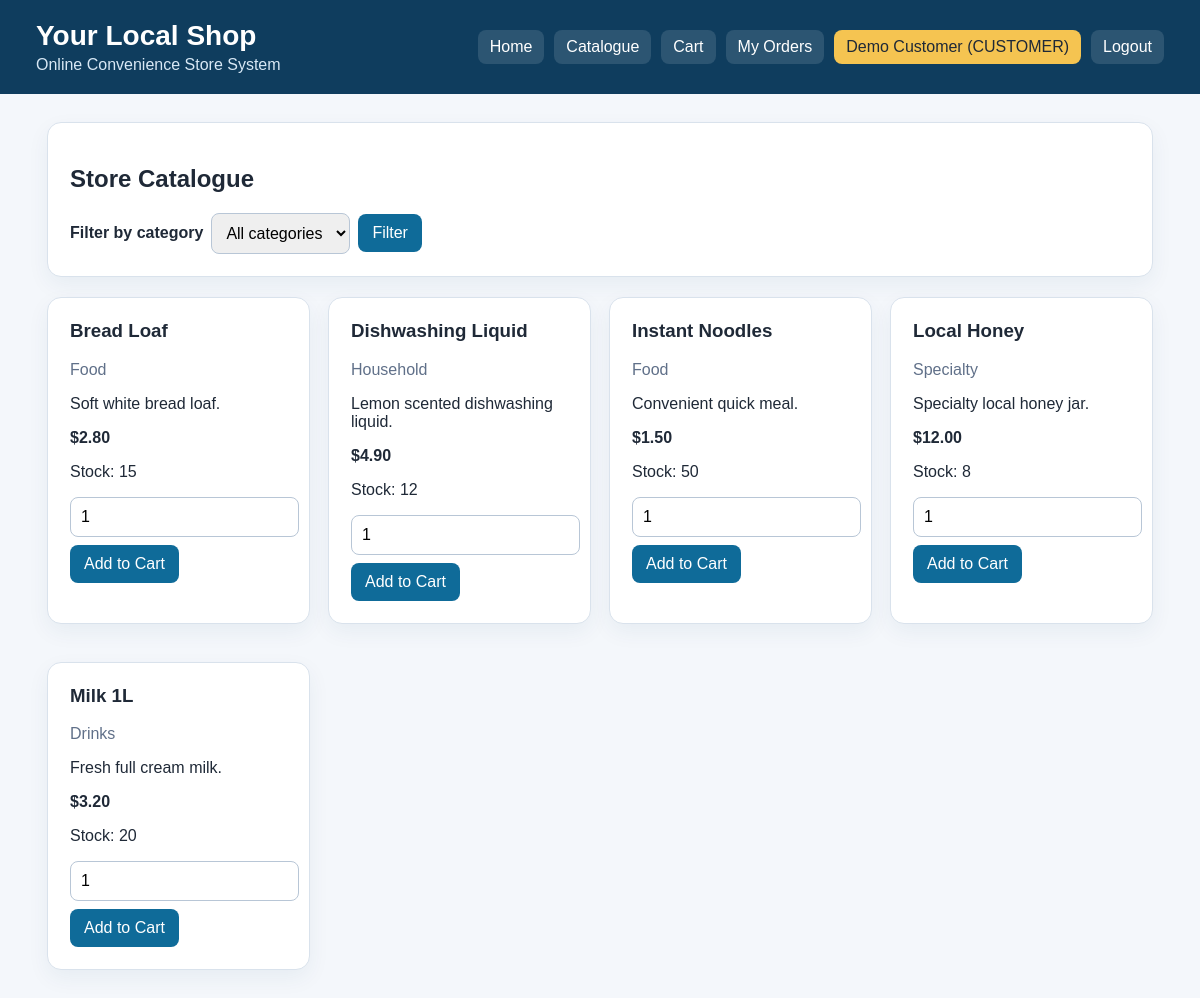
The page /catalogue (signed in) on the database its author committed.
### tables this page shows
CREATE TABLE users (
        id INTEGER PRIMARY KEY AUTOINCREMENT,
        role TEXT NOT NULL CHECK(role IN ('CUSTOMER', 'STAFF')),
        name TEXT NOT NULL,
        email TEXT NOT NULL UNIQUE,
        password TEXT NOT NULL,
        address TEXT
    );

CREATE TABLE products (
        id INTEGER PRIMARY KEY AUTOINCREMENT,
        name TEXT NOT NULL,
        category_id INTEGER NOT NULL,
        price REAL NOT NULL CHECK(price >= 0),
        stock_quantity INTEGER NOT NULL CHECK(stock_quantity >= 0),
        description TEXT,
        FOREIGN KEY(category_id) REFERENCES product_categories(id)
    );

CREATE TABLE product_categories (
        id INTEGER PRIMARY KEY AUTOINCREMENT,
        name TEXT NOT NULL UNIQUE
    );

### yls_app/routes.py (the view)
@main_bp.route("/catalogue")
def catalogue():
    category_id = request.args.get("category_id", type=int)
    categories = StoreCatalogueService.list_categories()
    products = StoreCatalogueService.list_products(category_id)
    return render_template(
        "catalogue.html",
        categories=categories,
        products=products,
        selected_category_id=category_id,
    )

### yls_app/database.py (called while the page is built)
def get_db():
    if "db" not in g:
        g.db = sqlite3.connect(DB_PATH)
        g.db.row_factory = sqlite3.Row
        g.db.execute("PRAGMA foreign_keys = ON")
    return g.db

def query_one(sql, params=()):
    return get_db().execute(sql, params).fetchone()

def query_all(sql, params=()):
    return get_db().execute(sql, params).fetchall()

### yls_app/routes.py (called while the page is built)
def current_user():
    user_id = session.get("user_id")
    if not user_id:
        return None
    return query_one("SELECT * FROM users WHERE id = ?", (user_id,))

@main_bp.app_context_processor
def inject_user():
    return {"current_user": current_user()}

### yls_app/services.py (called while the page is built, shortened)
    @staticmethod
    def list_categories():
        return query_all("SELECT * FROM product_categories ORDER BY name")

    @staticmethod
    def list_products(category_id=None):
        return query_all("""
            SELECT p.*, c.name AS category
            FROM products p
            JOIN product_categories c ON c.id = p.category_id
            ORDER BY p.name
        """)

### yls_app/templates/catalogue.html (shortened to what this page needs)
{% extends "base.html" %}
{% block content %}
<section class="card">
    <h2>Store Catalogue</h2>
    <form method="get" class="inline-form">
        <label>Filter by category</label>
        <select name="category_id">
            <option value="">All categories</option>
        </select>
        <button type="submit">Filter</button>
    </form>
</section>
<section class="product-grid">
    {% for product in products %}
    <article class="product-card">
        <h3>{{ product.name }}</h3>
        <p class="muted">{{ product.category }}</p>
        <p>{{ product.description }}</p>
        <p><strong>${{ "%.2f"|format(product.price) }}</strong></p>
        <p>Stock: {{ product.stock_quantity }}</p>
        {% if current_user and current_user.role == 'CUSTOMER' %}
        <form method="post" action="{{ url_for('main.add_to_cart') }}" class="inline-form">
            <input type="number" name="quantity" value="1" min="1">
            <button type="submit">Add to Cart</button>
        </form>
        {% endif %}
    </article>
    {% endfor %}
</section>
{% endblock %}

### yls_app/templates/base.html (shortened to what this page needs)
<!doctype html>
<html lang="en">
<head>
    <link rel="stylesheet" href="{{ url_for('static', filename='style.css') }}">
</head>
<body>
<header class="topbar">
    <div>
        <h1>Your Local Shop</h1>
        <p>Online Convenience Store System</p>
    </div>
    <nav>
        <a href="{{ url_for('main.index') }}">Home</a>
        <a href="{{ url_for('main.catalogue') }}">Catalogue</a>
        {% if current_user and current_user.role == 'CUSTOMER' %}
            <a href="{{ url_for('main.cart') }}">Cart</a>
            <a href="{{ url_for('main.my_orders') }}">My Orders</a>
        {% endif %}
        {% if current_user %}
            <span class="user-chip">{{ current_user.name }} ({{ current_user.role }})</span>
            <a href="{{ url_for('main.logout') }}">Logout</a>
        {% else %}
            <a href="{{ url_for('main.login') }}">Login</a>
            <a href="{{ url_for('main.register') }}">Register</a>
        {% endif %}
    </nav>
</header>
<main class="page">
    {% block content %}{% endblock %}
</main>
</body>
</html>

### yls_app/static/style.css (style rules this page uses)
* { box-sizing: border-box; }
body { margin: 0; background: #f4f7fb; color: #1f2937; font-family: Arial, Helvetica, sans-serif; }
.topbar { background: #0f3d5e; color: white; padding: 20px 36px; display: flex; justify-content: space-between; align-items: center; gap: 20px; }
.topbar h1 { margin: 0; font-size: 28px; }
.topbar p { margin: 4px 0 0; color: #d8e8f5; }
nav { display: flex; align-items: center; flex-wrap: wrap; gap: 10px; }
nav a { color: white; text-decoration: none; background: rgba(255, 255, 255, 0.12); padding: 8px 12px; border-radius: 8px; }
.user-chip { background: #f5c451; color: #1f2937; padding: 8px 12px; border-radius: 8px; }
.page { max-width: 1150px; margin: 28px auto; padding: 0 22px; }
.card, .product-card { background: white; border: 1px solid #d9e2ec; border-radius: 14px; padding: 22px; margin-bottom: 20px; box-shadow: 0 8px 22px rgba(15, 61, 94, 0.06); }
.product-grid { display: grid; grid-template-columns: repeat(auto-fit, minmax(240px, 1fr)); gap: 18px; }
.product-card h3 { margin-top: 0; }
.muted { color: #607089; }
form { display: flex; flex-direction: column; gap: 8px; }
.inline-form { flex-direction: row; align-items: center; flex-wrap: wrap; }
label { font-weight: bold; }
input, select, textarea { width: 100%; padding: 10px; border: 1px solid #b8c6d6; border-radius: 8px; font: inherit; }
.inline-form input, .inline-form select { width: auto; }
button, .button-link { display: inline-block; border: 0; background: #0f6b99; color: white; padding: 10px 14px; border-radius: 8px; text-decoration: none; cursor: pointer; font: inherit; }

### rows shown on the page
users: name "Demo Customer", role "CUSTOMER"
products: name "Bread Loaf", category "Food", description "Soft white bread loaf.", price "2.80", stock_quantity "15"
products: name "Dishwashing Liquid", category "Household", description "Lemon scented dishwashing liquid.", price "4.90", stock_quantity "12"
products: name "Instant Noodles", category "Food", description "Convenient quick meal.", price "1.50", stock_quantity "50"
products: name "Local Honey", category "Specialty", description "Specialty local honey jar.", price "12.00", stock_quantity "8"
products: name "Milk 1L", category "Drinks", description "Fresh full cream milk.", price "3.20", stock_quantity "20"
